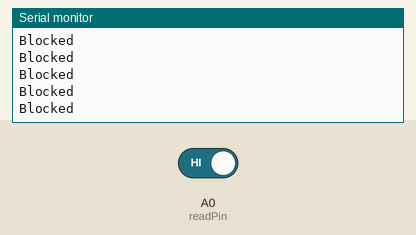
This sketch was run on a simulated Arduino Uno, built with avr-gcc and run on an emulated ATmega328P. Parts: the last lines printed to the serial monitor. The test bench sets the inputs (shaded band); at power-on: A0 (readPin) HIGH.

Above: at 1.2 s.
1.3 s: A0 (readPin) driven LOW
At 1.8 s:
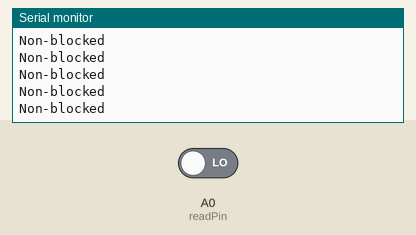
3.2 s: A0 (readPin) driven HIGH
At 3.8 s:
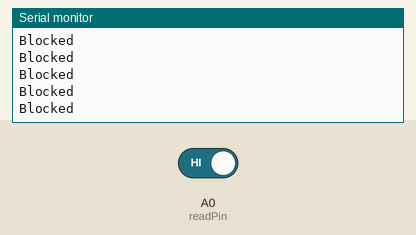
6.2 s: A0 (readPin) driven LOW
At 6.9 s:
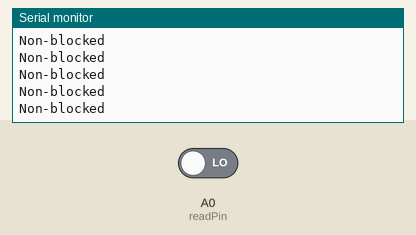
9.2 s: A0 (readPin) driven HIGH
At 10.0 s:
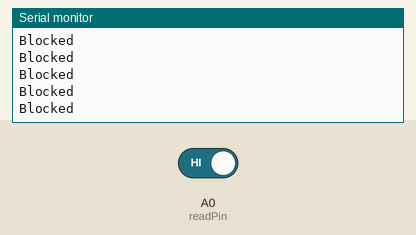
12.2 s: A0 (readPin) driven LOW
At 13.3 s:
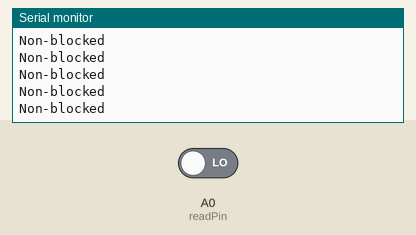

Measured:
- after the input at 1.3 s, the serial monitor: prints a new line after 0.08 s (image 1)

The sketch:

PhotodiodeReader.ino
```cpp
const int readPin = A0;

void setup() {
  Serial.begin(9600);
  // put your setup code here, to run once:
  pinMode(readPin, INPUT);

}

void loop() {
  // put your main code here, to run repeatedly:
  bool state = digitalRead(readPin);
    if(!state) {
          Serial.println("Non-blocked");

    }
    else {
          Serial.println("Blocked");

    }
}
```
